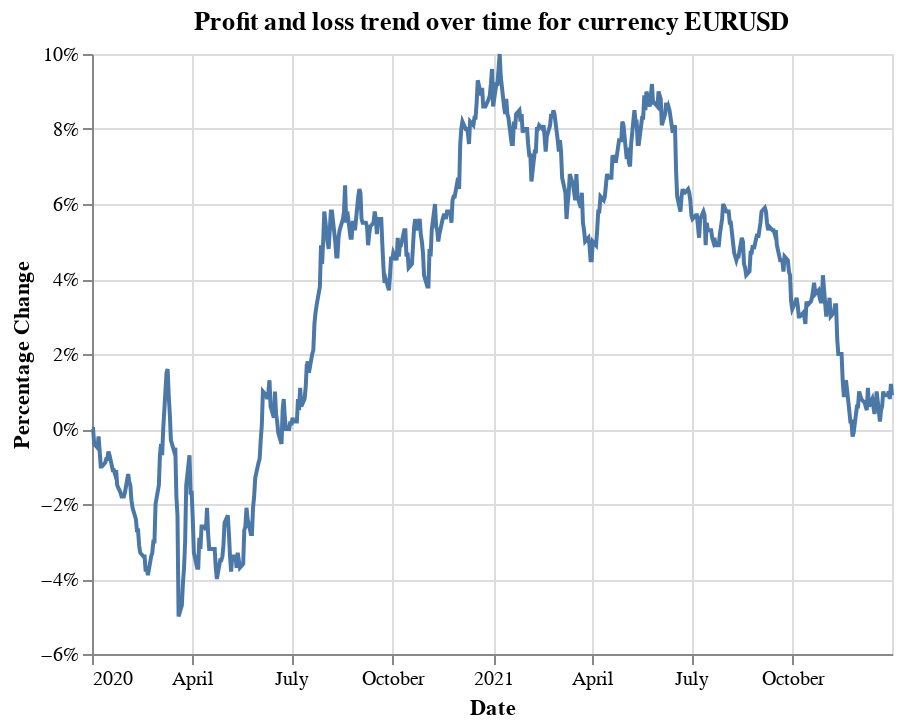

Here is the notebook cell this chart was saved with:
### Markdown cell above
### If a line chart is specified in the input:

### Code cell
pl_trend_viz("EURUSD", "2020-01-01", "2022-01-01", 'line')

### Figure 1 — Vega-Lite specification as saved in the notebook (floating-point values rounded to 4 significant figures; data arrays with more than 128 entries replaced by an {"elided": "..."} marker saying what was removed)
{"config": {"view": {"continuousWidth": 400, "continuousHeight": 300}}, "data": {"name": "data-e9a828528792ce4c710350c1c34774ce"}, "mark": "line", "encoding": {"tooltip": {"field": "Percentage Change", "format": ".2%", "type": "quantitative"}, "x": {"field": "Date", "type": "temporal"}, "y": {"axis": {"format": "%"}, "field": "Percentage Change", "type": "quantitative"}}, "title": "Profit and loss trend over time for currency EURUSD", "$schema": "https://vega.github.io/schema/vega-lite/v4.17.0.json", "datasets": {"data-e9a828528792ce4c710350c1c34774ce": {"elided": "523 records"}}}
